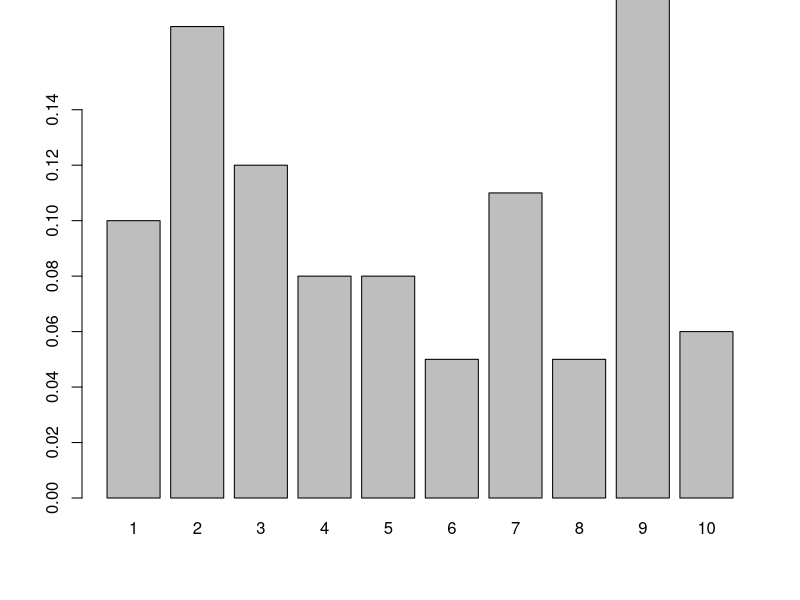
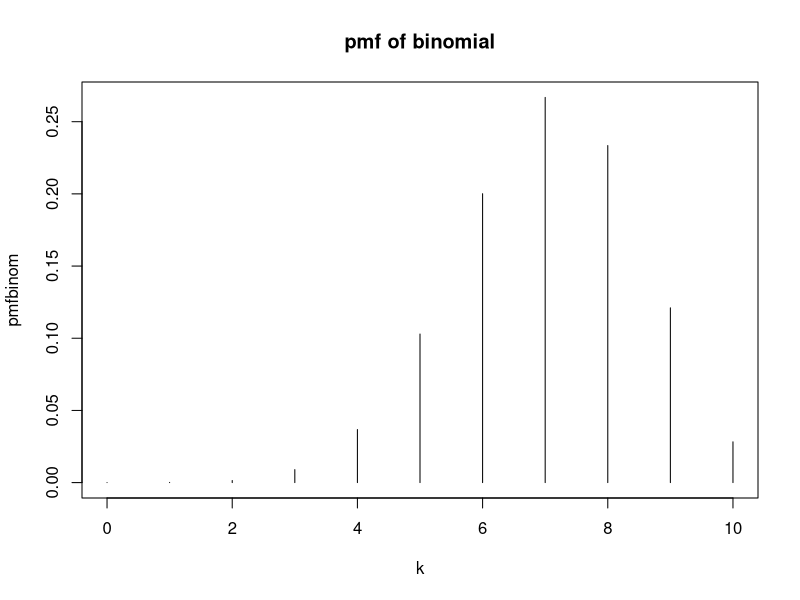
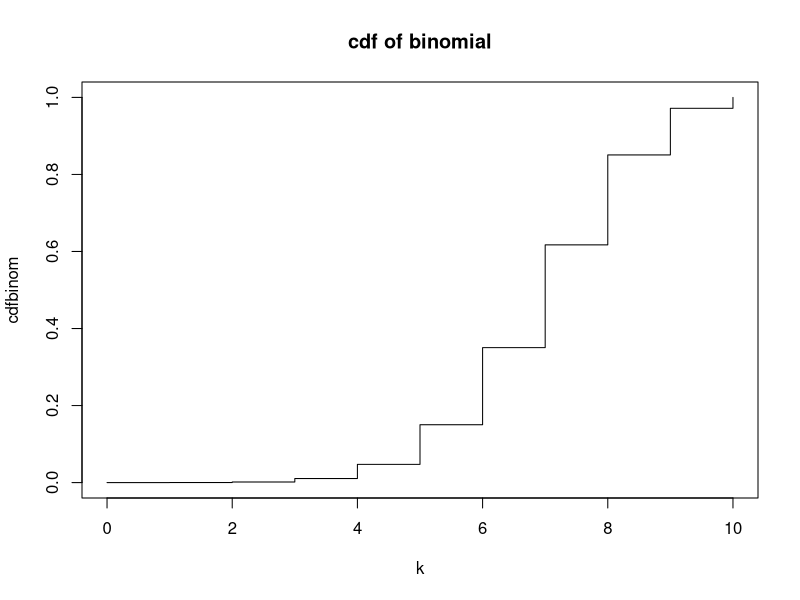

Generate these figures, in order, with R:
x<-sample(1:10,100,replace=TRUE)
mean(x)
var(x)
table(x)
table(x)/length(x)
barplot(table(x)/length(x),ylim = c(0,0.15))

k=0:10
pmfbinom<- dbinom(x=k, 10, prob=0.7)
plot(x=k, y=pmfbinom,main="pmf of binomial", type="h")
pbinom(q=5, 10, 0.7)

cdfbinom<- pbinom(q=k , 10, prob=0.7)
plot(x=k,y=cdfbinom, main="cdf of binomial", type="s")
pbinom(q=7,10,0.7)-pbinom(q=5,10,0.7)
qbinom(p=0, 5, 10, 0.7)
rbinom(100, 10, 0.7)
